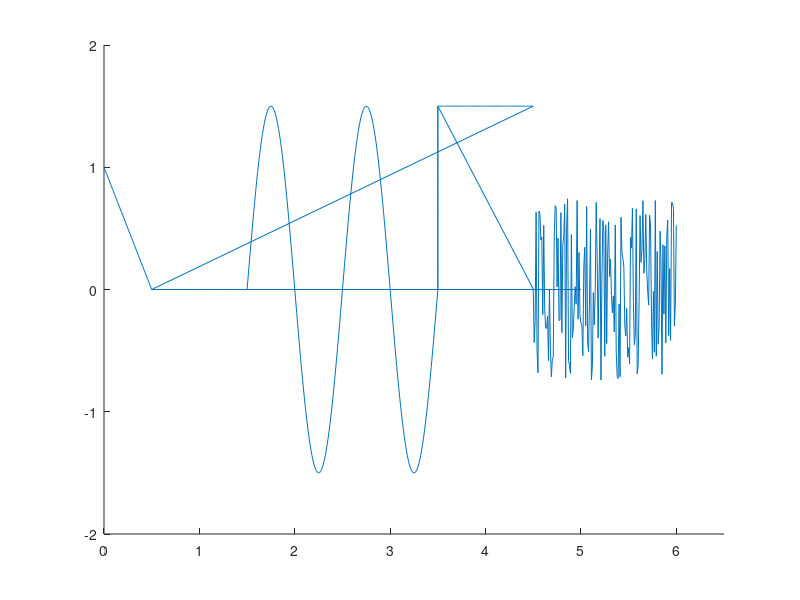

This figure's MATLAB source:
%% sinusoida
t_sin=1.5:0.01:3.5;
a0=0; a=1.5; T=(3.5-1.5)/2;f=1/T;
delay=1.5;
y_sin=a0+a*sin(2*pi*f*(t_sin-delay));
%plot(t_sin,y_sin,'b')
%axis([xmin xmax ymin ymax])
axis([0 6.5 -2 2]);
%% lineari mainigais signals
t_saw= 0:0.01:0.5;
%k=(yA-yB)/(tA-tB)
k=(1-0)/(0-0.5);
delay=0.5;
y_saw=k*(t_saw-delay);
hold on
%plot(t_saw,y_saw,'b')
%% Nullse signals
t_zero=0.5:0.1:5;
y_zero=zeros(size(t_zero));
%plot(t_zero,y_zero)
%% Konstantes signals
t_const=3.5:0.01:4.5;
y_const=1.5+zeros(size(t_const));
%plot(t_const,y_const,'b')
t2_const=0.5:0.01:1.5;
y2_const=0+zeros(size(t2_const));
%plot(t2_const,y2_const,'b')
y3_const=0:0.01:1.5;
t3_const=3.5+zeros(size(y3_const));
%plot(t3_const,y3_const,'b')
%plot(t3_const+1,y3_const,'b')
%% Troksnas signals
t_noise=4.5:0.01:6;
y_noise=1.5*rand(size(t_noise))-0.75;
%plot(t_noise,y_noise,'b')
%% Visu signalu apvienosana
t=[t_saw,t_zero,t_sin,t_const,t2_const,t3_const,t_noise]
y=[y_saw,y_zero,y_sin,y_const,y2_const,y3_const,y_noise]
plot(t,y)